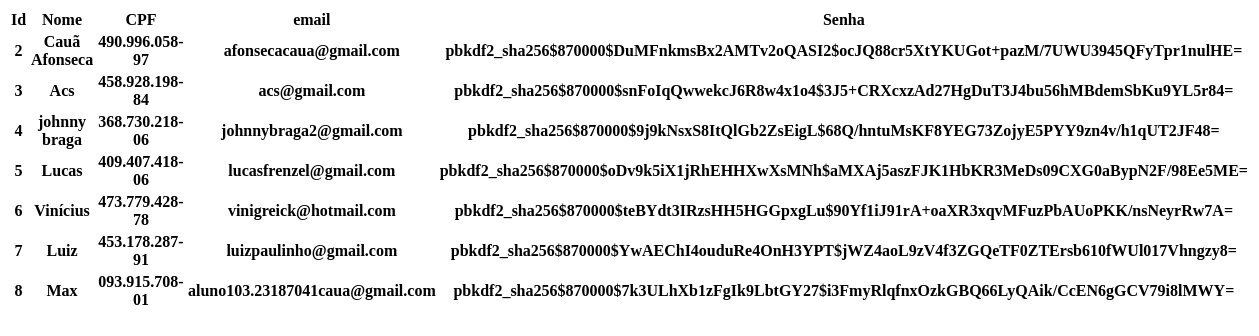
The page /cadastro/ on the database as committed earlier.
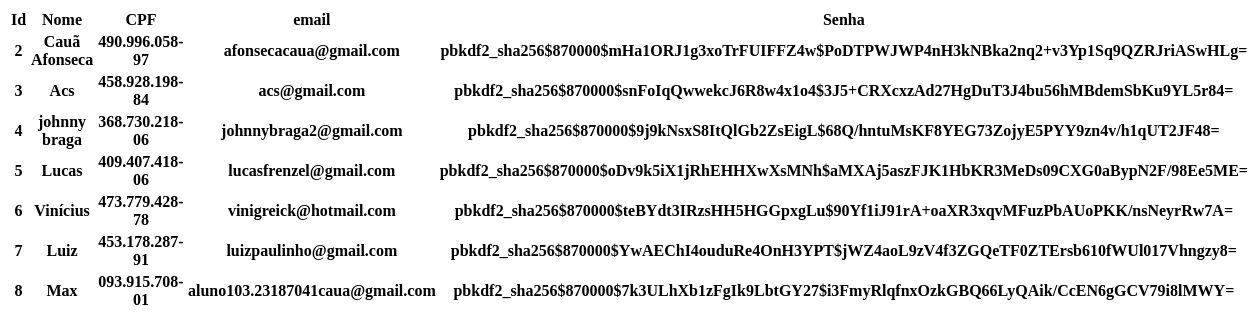
The same page on the database as committed later.
### core/models.py (models this page shows, shortened)
class Cadastro(models.Model):
    nome = models.CharField(max_length=100, unique=True)
    cpf = models.CharField(max_length=11, unique=True)
    email = models.EmailField(max_length=100, unique=True)
    senha = models.CharField(max_length=128)
    reset_token = models.CharField(max_length=255, blank=True, null=True)  # Token para resetar a senha

### core/views.py (the view, shortened to what this page needs)
# urls.py: path('cadastro/', views.usuarios, name='listagem_usuarios'),  # URL para cadastro
def usuarios(request):
    usuarios = {
        'usuarios': Cadastro.objects.all(),
    }
    return render(request, 'core/usuarios.html', usuarios)

### core/templates/core/usuarios.html
<div  class="container">
    <table>
        <tr>
            <th>Id</th>
            <th>Nome</th>
            <th>CPF</th>
            <th>email</th>
            <th>Senha</th>
        </tr>
        {% for cadastro in usuarios%}
        <tr>
            <th>{{cadastro.id}}</th>
            <th>{{cadastro.nome}}</th>
            <th>{{cadastro.cpf}}</th>
            <th>{{cadastro.email}}</th>
            <th>{{cadastro.senha}}</th>
        </tr>
        {% endfor%}
    </table>
</div>

Rows that differ between the two databases and show on the page:
changed Cadastro "Cauã Afonseca": senha "pbkdf2_sha256$870000$DuMFnkmsBx2AMTv2oQASI2$ocJQ88cr5XtYKUGot+pazM/7UWU3945QFyTpr1nulHE=" → "pbkdf2_sha256$870000$mHa1ORJ1g3xoTrFUIFFZ4w$PoDTPWJWP4nH3kNBka2nq2+v3Yp1Sq9QZRJriASwHLg="
